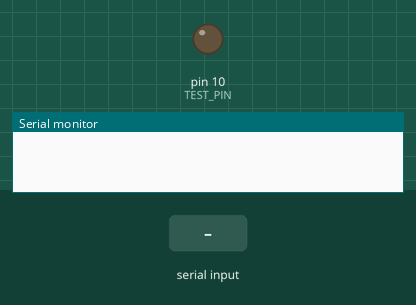
A sketch run on a simulated Arduino Nano, built with avr-gcc and run on an emulated ATmega328P. On the bench: output pins drawn as LEDs (lit = HIGH), the last lines printed to the serial monitor. The inputs (shaded band) are chosen by the test bench.

Above: at 1.2 s.
1.3 s: "1" received over the second serial link
At 1.7 s:
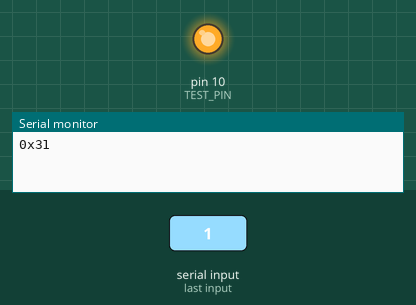
Timing chart, 0 to 4.3 s (numbered marks = the images above; inputs shaded):
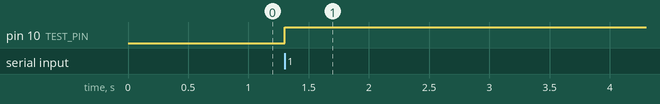

Measured:
- after the input at 1.3 s, pin 10 (TEST_PIN): LOW → HIGH at once

The sketch:

blemini_loopback.ino
```cpp
// (licence header left out)
/*
  loopback test for reading/writing values from/to BLEmini<->Arduino Nano

  in gatttool:
  char-write-cmd 0x16 <value>
  yields in Arduino:
  read <value> from Serial.read

  in Arduino:
  Serial.write((byte)val1);
  Serial.write((byte)val2);
  ...
  yields in gatttool:
  char-read-hnd 0x12 -> list of val<n>
*/

#include <SoftwareSerial.h>

SoftwareSerial myserial(3, 2); // RX, TX to BLEmini on Arduino Nano

#define TEST_PIN   10

void setup()
{
  pinMode(TEST_PIN, OUTPUT);
  myserial.begin(57600);
  Serial.begin(57600);
}

void loop()
{
  byte toggle = HIGH;
  byte data   = 0;

  if(myserial.available())
  {
    digitalWrite(TEST_PIN, toggle);
    if(toggle == LOW) toggle = HIGH;
    else              toggle = LOW;

    while(myserial.available())
    {
      data = myserial.read(); // beware: BLEMini first sends a '0' before the real data
      Serial.print("0x");
      Serial.println(data, HEX);
    }

    myserial.write(data);
  }
}
```
